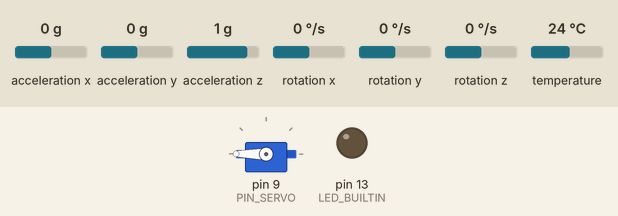
The sketch below on a simulated Arduino Uno, built with avr-gcc and run on an emulated ATmega328P. Parts: servo, output pins drawn as LEDs (lit = HIGH). Inputs (shaded band) come from the test bench; at power-on: rotation x 0 °/s, acceleration y 0 g, acceleration x 0 g, acceleration z 1 g, rotation y 0 °/s, rotation z 0 °/s, temperature 24 °C. What the sketch prints to the serial monitor is not drawn.

Above: at 9.8 s.
9.9 s: rotation x set to 100 °/s
At 11.0 s:
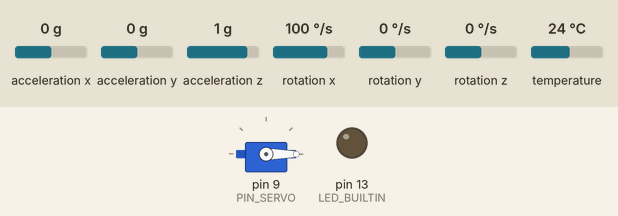
11.7 s: rotation x set to 0 °/s
At 12.77 s:
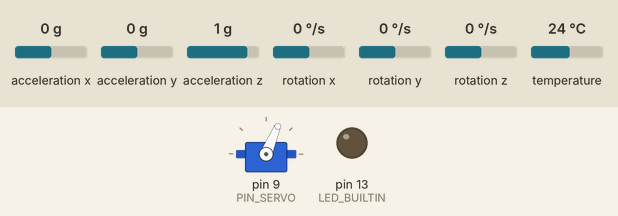
14.4 s: rotation x set to 20 °/s
At 15.41 s:
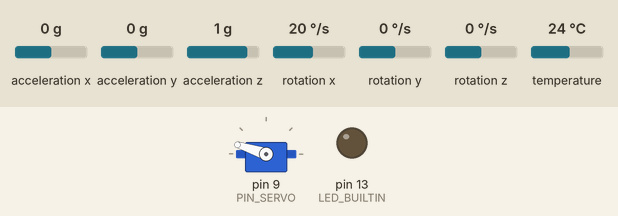
17.4 s: acceleration y set to -1.4 g
Timing chart, 0 to 20.1 s (numbered marks = the images above; inputs shaded):
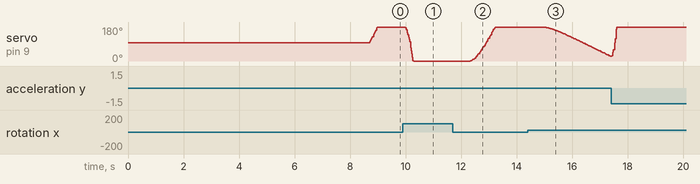

The sketch:

dinamica_interna.ino
```cpp
/* Control de la dinamica interna servo-barra, a 50 Hz.
 * r[deg] -> C(z) -> delta PWM[us] -> servo/barra -> IMU -> filtro -> y[deg].
 * Mantener quieta la barra durante el arranque: el cero se mide a 1544 us.
 * TX a MATLAB: "abcd" + referencia_deg + angulo_deg + servo_us,
 * tres float32 little-endian (16 bytes). Sin texto ni salto de linea.
 */
#include <Wire.h>
#include <Servo.h>
#include <Adafruit_MPU6050.h>
#include <Adafruit_Sensor.h>
#include <math.h>
#include <string.h>

const uint8_t PIN_SERVO = 9;
const int ANGULO_CENTRO_SERVO_DEG = 90 + 7;
// Equivalente calibrado de ese centro. Usar microsegundos evita depender
// del mapeo de Servo.write(97); el angulo de referencia es el de la BARRA.
const int PULSO_CENTRO_US = 1544;
const int PULSO_MIN_US = 1000;
const int PULSO_MAX_US = 2000;
const uint32_t TS_US = 20000UL;
const float ALPHA = 0.94f;
const float REFERENCIA_DEG = 5.0f; // Cambiar aqui el angulo deseado de la barra.

// Coeficientes DISCRETOS para Ts=0.02 s. Salida: delta PWM en us.
// C(z) = (b0 + b1*z^-1 + ...)/(a0 + a1*z^-1 + ...).
// En MATLAB: [b,a] = tfdata(tf(Cz), 'v'); copiar b y a aqui.
// Si el numerador tiene menor grado, anteponer ceros a b hasta que
// tenga la misma longitud que a (conserva los retardos de C(z)).
// Ejemplo actual: C(z)=3.162278*(z+1)/(z-1).
// u[k] = u[k-1] + 3.162278*e[k] + 3.162278*e[k-1].
const float B[] = {3.162278f, 3.162278f};
const float A[] = {1.0f, -1.0f}; // Copiar signos de a; no invertirlos.
const size_t N_COEF = sizeof(A) / sizeof(A[0]);
static_assert(sizeof(B) == sizeof(A), "B y A deben tener igual longitud");
static_assert(N_COEF >= 1, "Se requiere al menos un coeficiente");
// A[0] debe ser distinto de cero. Validar la sintonia en la planta.
// +1 si aumentar PWM aumenta el angulo medido; -1 si el montaje lo invierte.
const float SIGNO_ACTUADOR = 1.0f;
const uint32_t RESERVA_TX_US = 2500UL; // 16 bytes a 115200: ~1.39 ms.
const uint16_t MUESTRAS_ASENTAMIENTO = 50;
const uint16_t MUESTRAS_CERO = 150;
static_assert(sizeof(float) == 4, "La trama requiere float32");
static_assert(PULSO_MIN_US < PULSO_CENTRO_US &&
              PULSO_CENTRO_US < PULSO_MAX_US, "Centro fuera de limites");

Adafruit_MPU6050 mpu;
Servo servo;
float biasGyroRadS = 0.0f;
float anguloAccDeg = 0.0f;
float anguloFiltradoDeg = 0.0f;
float offsetAnguloDeg = 0.0f;
float anguloDeg = 0.0f;
float errores[N_COEF] = {}; // e[k], e[k-1], ...
float mandosUs[N_COEF] = {}; // u[k-1], u[k-2], ... (sin el centro)
float pulsoUs = PULSO_CENTRO_US;
uint32_t anteriorUs = 0;
uint32_t siguienteUs = 0;

void actualizarAngulo(float dt) {
  sensors_event_t a, g, temperatura;
  mpu.getEvent(&a, &g, &temperatura);
  anguloAccDeg = atan2(a.acceleration.y,
      sqrt(sq(a.acceleration.x) + sq(a.acceleration.z))) * 180.0f / PI;
  const float velocidadDegS = (g.gyro.x - biasGyroRadS) * 180.0f / PI;
  anguloFiltradoDeg = ALPHA * (anguloFiltradoDeg + velocidadDegS * dt)
                   + (1.0f - ALPHA) * anguloAccDeg;
  anguloDeg = anguloFiltradoDeg - offsetAnguloDeg;
}

void calibrar() {
  delay(2000); // Asentar el mecanismo en el cero fisico.
  float sumaGyro = 0.0f;
  for (uint16_t i = 0; i < 500; ++i) {
    sensors_event_t a, g, temperatura;
    mpu.getEvent(&a, &g, &temperatura);
    sumaGyro += g.gyro.x;
    delay(3);
  }
  biasGyroRadS = sumaGyro / 500.0f;
  actualizarAngulo(0.0f);
  anguloFiltradoDeg = anguloAccDeg;
  uint32_t previo = micros();
  uint32_t proximo = previo + TS_US;
  float sumaAngulo = 0.0f;
  for (uint16_t i = 0; i < MUESTRAS_ASENTAMIENTO + MUESTRAS_CERO; ++i) {
    while ((int32_t)(micros() - proximo) < 0) {}
    const uint32_t ahora = micros();
    actualizarAngulo((ahora - previo) * 1.0e-6f);
    previo = ahora;
    proximo = ahora + TS_US;
    if (i >= MUESTRAS_ASENTAMIENTO) sumaAngulo += anguloFiltradoDeg;
  }
  offsetAnguloDeg = sumaAngulo / MUESTRAS_CERO;
  anguloDeg = anguloFiltradoDeg - offsetAnguloDeg;
}

float controlar(float error) {
  for (size_t i = N_COEF - 1; i > 0; --i) errores[i] = errores[i - 1];
  errores[0] = SIGNO_ACTUADOR * error;
  // a0*u[k] = sum(bi*e[k-i]) - sum(ai*u[k-i]), i>=1 en la segunda suma.
  float mando = B[0] * errores[0];
  for (size_t i = 1; i < N_COEF; ++i)
    mando += B[i] * errores[i] - A[i] * mandosUs[i - 1];
  mando /= A[0];
  const float pedido = PULSO_CENTRO_US + mando;
  const float limitado = constrain(pedido, (float)PULSO_MIN_US,
                                   (float)PULSO_MAX_US);
  // Realimentar el mando limitado a la recurrencia evita windup en el
  // integrador actual. Para otro C(z), revisar su comportamiento al saturar.
  for (size_t i = N_COEF - 1; i > 0; --i) mandosUs[i] = mandosUs[i - 1];
  mandosUs[0] = limitado - PULSO_CENTRO_US;
  return (float)lroundf(limitado);
}

void enviarRegistro() {
  if ((int32_t)(siguienteUs - micros()) < (int32_t)RESERVA_TX_US ||
      Serial.availableForWrite() < 16) {
    digitalWrite(LED_BUILTIN, HIGH);
    return;
  }
  uint8_t trama[16] = {'a', 'b', 'c', 'd'};
  const float valores[] = {REFERENCIA_DEG, anguloDeg, pulsoUs};
  for (uint8_t i = 0; i < 3; ++i) {
    uint32_t bits;
    memcpy(&bits, &valores[i], sizeof(bits));
    for (uint8_t j = 0; j < 4; ++j)
      trama[4 + 4 * i + j] = (uint8_t)(bits >> (8 * j));
  }
  Serial.write(trama, sizeof(trama)); // TX en segundo plano, sin flush().
}

void setup() {
  Serial.begin(115200);
  pinMode(LED_BUILTIN, OUTPUT);
  digitalWrite(LED_BUILTIN, LOW);
  if (A[0] == 0.0f) {
    digitalWrite(LED_BUILTIN, HIGH);
    while (true) delay(100); // Denominador invalido; no activar el servo.
  }
  // Precargar el cero antes de habilitar los pulsos.
  servo.writeMicroseconds(PULSO_CENTRO_US);
  servo.attach(PIN_SERVO, PULSO_MIN_US, PULSO_MAX_US);
  Wire.begin();
  Wire.setClock(400000);
  if (!mpu.begin(0x68)) {
    digitalWrite(LED_BUILTIN, HIGH);
    while (true) delay(100);
  }
  mpu.setAccelerometerRange(MPU6050_RANGE_2_G);
  mpu.setGyroRange(MPU6050_RANGE_2000_DEG);
  mpu.setFilterBandwidth(MPU6050_BAND_44_HZ);
  calibrar(); // Sin control ni tramas durante los ~7.5 s de calibracion.
  anteriorUs = micros();
  siguienteUs = anteriorUs + TS_US;
}

void loop() {
  const uint32_t ahora = micros();
  if ((int32_t)(ahora - siguienteUs) < 0) return;
  siguienteUs += TS_US;
  if ((int32_t)(ahora - siguienteUs) >= 0) {
    digitalWrite(LED_BUILTIN, HIGH);
    siguienteUs = ahora + TS_US; // No recuperar pasos con la misma medicion.
  }
  const float dt = (ahora - anteriorUs) * 1.0e-6f;
  anteriorUs = ahora;
  actualizarAngulo(dt); // Medir y[k] antes de aplicar u[k].
  pulsoUs = controlar(REFERENCIA_DEG - anguloDeg);
  servo.writeMicroseconds((int)pulsoUs);
  enviarRegistro();
  // LED persistente: plazo perdido o trama omitida durante el ensayo.
  if ((int32_t)(micros() - siguienteUs) >= 0)
    digitalWrite(LED_BUILTIN, HIGH);
}
```

Measured:
- after the input at 9.9 s, servo on pin 9 (PIN_SERVO): moves from 180° to 0° over 0.32 s, starting after 0.06 s
- after the input at 11.7 s, servo on pin 9 (PIN_SERVO): moves from 0° to 180° over 0.90 s, starting after 0.62 s
- after the input at 14.4 s, servo on pin 9 (PIN_SERVO): moves from 180° to 24° over 2.4 s, starting after 0.58 s
